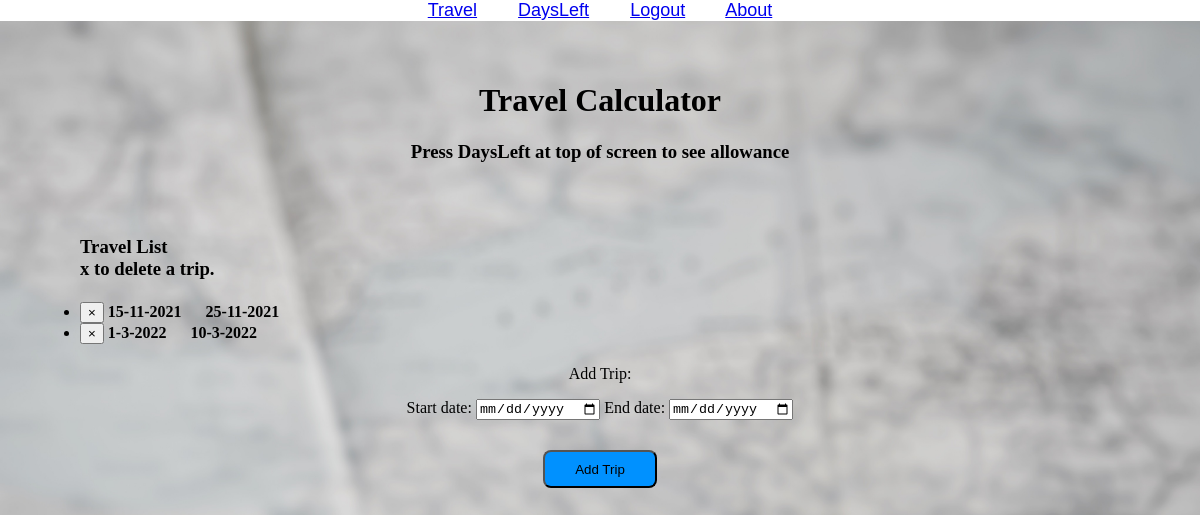
The app's page / (signed in) with its own data.
### holidays/models.py (models this page shows)
class Hols(db.Model):       # db.model is the layout for an object that will be stored in database (table)
    id=db.Column(db.Integer, primary_key=True)
    date1=db.Column(db.DateTime)
    date2=db.Column(db.DateTime)
    user_id=db.Column(db.Integer, db.ForeignKey('user.id'))

### holidays/views.py (the view, shortened to what this page needs)
@views.route('/', methods=['GET','POST'])   #get and display holidays
@login_required # this makes sure this page cannot be accessed unless user logged in used with flask_login
def home():
    list_to_pass=[]
    for item in current_user.hol:
        list_to_pass.append((item.date1,item.date2))
    list_to_pass=sorted(list_to_pass, key=lambda x: x[1]) #this has sorted list into order
    return render_template("home.html", user=current_user, hl=list_to_pass)

### holidays/__init__.py (called while the page is built)
def create_app():
    app=Flask(__name__)
    app.config['SECRET_KEY']='this is the key'
    app.config['SQLALCHEMY_DATABASE_URI']=f'sqlite:///{DB_NAME}'
    db.init_app(app)
    from .views import views
    from .auth import auth
    app.register_blueprint(views, url_prefix='/')
    app.register_blueprint(auth, url_prefix='/')
    from .models import User, Hols
    with app.app_context(): db.create_all()     #db function to create new db if doesnt exsist
    login_manager=LoginManager() #initialise the login manager
    login_manager.login_view = 'auth.login' #direct to login page if not logged in
    login_manager.init_app(app)#tell it which app we are using
    @login_manager.user_loader  #telling flask how we load a user
    def load_user(id):
        return User.query.get(int(id)) #looks for primary key
    return app

### holidays/templates/home.html (shortened to what this page needs)
{% extends "base.html" %}
{% block content %}
<h1 align="center">Travel Calculator</h1>
<h3 align="center">Press DaysLeft at top of screen to see allowance </h3>
<ul class="list" id="Hols">
    <br><br>
        <h3>Travel List <br>
        x to delete a trip.</h3>
    <h4>
    {% for hol in hl %}
        <li class="list-group-item">
            <button type="button" class="close" onClick="deleteHol({{ hol.id }})">
                <span aria-hidden="true">&times;</span>
            </button>
            {{ hol[0].day }}-{{ hol[0].month }}-{{ hol[0].year }} &emsp; {{ hol[1].day }}-{{ hol[1].month }}-{{ hol[1].year }}
        </li>
    {% endfor %}</h4>
</ul>
<form method="POST">
    <div class = "dt1" align="center">
        <p>Add Trip:</p>
        <label for="date1">Start date:</label>
        <input type="date" name="date1" id="date1" required>
        <label for="date2">End date:</label>
        <input type="date" name="date2" id="date2" required>
    </div>
    <div align="center">
        <button type="submit", class="btnsignup">Add Trip</button>
    </div>
</form>
{% endblock %}

### holidays/static/css/style1.css (style rules this page uses)
html { background-image: url("../img/p2.jpg"); background-size: cover; min-height: 100%; background-position: center; }
body { margin: 0; padding-top: 0; }
.btnsignup { margin:30px auto; display: block; width:3cm; height:1cm; background-color: rgb(0, 145, 255); border-radius: 8px; }
.dt1 { align-items: center; justify-content: center; }

### records on screen
Hols: date1 "15", date1 "11", date1 "2021", date2 "25", date2 "11", date2 "2021"
Hols: date1 "1", date1 "3", date1 "2022", date2 "10", date2 "3", date2 "2022"
